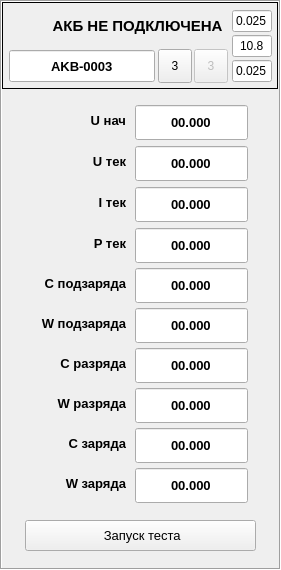
   <widget class="QFrame" name="frm_ch3">
    <property name="enabled">
     <bool>true</bool>
    </property>
    <property name="geometry">
     <rect>
      <x>590</x>
      <y>60</y>
      <width>281</width>
      <height>570</height>
     </rect>
    </property>
    <property name="frameShape">
     <enum>QFrame::Shape::Box</enum>
    </property>
    <property name="frameShadow">
     <enum>QFrame::Shadow::Sunken</enum>
    </property>
    <widget class="QLabel" name="lbl_status_ch3">
     <property name="geometry">
      <rect>
       <x>47</x>
       <y>10</y>
       <width>181</width>
       <height>31</height>
      </rect>
     </property>
     <property name="font">
      <font>
       <family>Segoe UI</family>
       <pointsize>11</pointsize>
       <bold>true</bold>
       <strikeout>false</strikeout>
       <kerning>true</kerning>
      </font>
     </property>
     <property name="statusTip">
      <string>Статус канала 3</string>
     </property>
     <property name="autoFillBackground">
      <bool>false</bool>
     </property>
     <property name="styleSheet">
      <string notr="true"/>
     </property>
     <property name="frameShape">
      <enum>QFrame::Shape::NoFrame</enum>
     </property>
     <property name="frameShadow">
      <enum>QFrame::Shadow::Plain</enum>
     </property>
     <property name="text">
      <string>АКБ НЕ ПОДКЛЮЧЕНА</string>
     </property>
     <property name="alignment">
      <set>Qt::AlignmentFlag::AlignCenter</set>
     </property>
     <property name="buddy">
      <cstring></cstring>
     </property>
    </widget>
    <widget class="QPushButton" name="btn_start_test_ch3">
     <property name="geometry">
      <rect>
       <x>25</x>
       <y>520</y>
       <width>231</width>
       <height>31</height>
      </rect>
     </property>
     <property name="font">
      <font>
       <pointsize>10</pointsize>
      </font>
     </property>
     <property name="statusTip">
      <string>Запуск теста АКБ в канале 3</string>
     </property>
     <property name="text">
      <string> Запуск теста</string>
     </property>
     <property name="icon">
      <iconset resource="res.qrc">
       <normaloff>:/ICO/Zap24.png</normaloff>:/ICO/Zap24.png</iconset>
     </property>
     <property name="channel" stdset="0">
      <number>3</number>
     </property>
    </widget>
    <widget class="QToolButton" name="btn_write_settings_ch3">
     <property name="enabled">
      <bool>false</bool>
     </property>
     <property name="geometry">
      <rect>
       <x>194</x>
       <y>49</y>
       <width>34</width>
       <height>34</height>
      </rect>
     </property>
     <property name="toolTip">
      <string/>
     </property>
     <property name="statusTip">
      <string>Записать настройки канала 3</string>
     </property>
     <property name="text">
      <string>3</string>
     </property>
     <property name="icon">
      <iconset resource="res.qrc">
       <normaloff>:/ICO/Sign_out16.png</normaloff>:/ICO/Sign_out16.png</iconset>
     </property>
    </widget>
    <widget class="QLabel" name="lbl_ico_ch3">
     <property name="geometry">
      <rect>
       <x>6</x>
       <y>6</y>
       <width>41</width>
       <height>41</height>
      </rect>
     </property>
     <property name="font">
      <font>
       <family>Segoe UI</family>
       <pointsize>11</pointsize>
       <bold>true</bold>
       <strikeout>false</strikeout>
       <kerning>true</kerning>
      </font>
     </property>
     <property name="autoFillBackground">
      <bool>false</bool>
     </property>
     <property name="styleSheet">
      <string notr="true"/>
     </property>
     <property name="frameShape">
      <enum>QFrame::Shape::NoFrame</enum>
     </property>
     <property name="frameShadow">
      <enum>QFrame::Shadow::Plain</enum>
     </property>
     <property name="text">
      <string/>
     </property>
     <property name="textFormat">
      <enum>Qt::TextFormat::AutoText</enum>
     </property>
     <property name="pixmap">
      <pixmap resource="res.qrc">:/ICO/N3_36.png</pixmap>
     </property>
     <property name="scaledContents">
      <bool>false</bool>
     </property>
     <property name="alignment">
      <set>Qt::AlignmentFlag::AlignCenter</set>
     </property>
     <property name="openExternalLinks">
      <bool>false</bool>
     </property>
     <property name="textInteractionFlags">
      <set>Qt::TextInteractionFlag::NoTextInteraction</set>
     </property>
     <property name="buddy">
      <cstring></cstring>
     </property>
    </widget>
    <widget class="QFrame" name="frm_back_ch3">
     <property name="geometry">
      <rect>
       <x>2</x>
       <y>2</y>
       <width>276</width>
       <height>87</height>
      </rect>
     </property>
     <property name="frameShape">
      <enum>QFrame::Shape::Panel</enum>
     </property>
     <property name="frameShadow">
      <enum>QFrame::Shadow::Plain</enum>
     </property>
     <widget class="QLineEdit" name="edit_number_ch3">
      <property name="geometry">
       <rect>
        <x>7</x>
        <y>48</y>
        <width>146</width>
        <height>32</height>
       </rect>
      </property>
      <property name="font">
       <font>
        <pointsize>10</pointsize>
        <bold>true</bold>
       </font>
      </property>
      <property name="statusTip">
       <string>Инвентарный номер АКБ канала 3</string>
      </property>
      <property name="text">
       <string>AKB-0003</string>
      </property>
      <property name="alignment">
       <set>Qt::AlignmentFlag::AlignCenter</set>
      </property>
     </widget>
     <widget class="QToolButton" name="btn_read_settings_ch3">
      <property name="geometry">
       <rect>
        <x>156</x>
        <y>47</y>
        <width>34</width>
        <height>34</height>
       </rect>
      </property>
      <property name="toolTip">
       <string/>
      </property>
      <property name="statusTip">
       <string>Прочитать настройки канала 3</string>
      </property>
      <property name="autoFillBackground">
       <bool>false</bool>
      </property>
      <property name="text">
       <string>3</string>
      </property>
      <property name="icon">
       <iconset resource="res.qrc">
        <normaloff>:/ICO/Sign_in16.png</normaloff>:/ICO/Sign_in16.png</iconset>
      </property>
     </widget>
     <widget class="QLineEdit" name="edit_u_stop_discharge_ch3">
      <property name="geometry">
       <rect>
        <x>230</x>
        <y>33</y>
        <width>40</width>
        <height>22</height>
       </rect>
      </property>
      <property name="statusTip">
       <string>Установить значение минимального напряжения разрядки в канале 1</string>
      </property>
      <property name="inputMask">
       <string>00.0</string>
      </property>
      <property name="text">
       <string>10.8</string>
      </property>
      <property name="alignment">
       <set>Qt::AlignmentFlag::AlignCenter</set>
      </property>
     </widget>
     <widget class="QLineEdit" name="edit_i_stop_charge_ch3">
      <property name="geometry">
       <rect>
        <x>230</x>
        <y>58</y>
        <width>40</width>
        <height>22</height>
       </rect>
      </property>
      <property name="statusTip">
       <string>Установить значение стопового тока разрядки в канале 1</string>
      </property>
      <property name="inputMask">
       <string>0.000</string>
      </property>
      <property name="text">
       <string>0.025</string>
      </property>
      <property name="alignment">
       <set>Qt::AlignmentFlag::AlignCenter</set>
      </property>
     </widget>
     <widget class="QLineEdit" name="edit_i_start_discharge_ch3">
      <property name="geometry">
       <rect>
        <x>230</x>
        <y>8</y>
        <width>40</width>
        <height>22</height>
       </rect>
      </property>
      <property name="statusTip">
       <string>Установить значение стартового тока разрядки в канале 1</string>
      </property>
      <property name="inputMask">
       <string>0.000</string>
      </property>
      <property name="text">
       <string>0.025</string>
      </property>
      <property name="alignment">
       <set>Qt::AlignmentFlag::AlignCenter</set>
      </property>
     </widget>
    </widget>
    <widget class="QLineEdit" name="w_discharge_ch3">
     <property name="geometry">
      <rect>
       <x>135</x>
       <y>388</y>
       <width>113</width>
       <height>35</height>
      </rect>
     </property>
     <property name="font">
      <font>
       <pointsize>10</pointsize>
       <bold>true</bold>
      </font>
     </property>
     <property name="statusTip">
      <string>Набранная мощность разряда, Wh</string>
     </property>
     <property name="text">
      <string>00.000</string>
     </property>
     <property name="alignment">
      <set>Qt::AlignmentFlag::AlignCenter</set>
     </property>
     <property name="readOnly">
      <bool>true</bool>
     </property>
     <property name="channel" stdset="0">
      <string>ch1</string>
     </property>
    </widget>
    <widget class="QLabel" name="lbl_14">
     <property name="geometry">
      <rect>
       <x>15</x>
       <y>435</y>
       <width>111</width>
       <height>16</height>
      </rect>
     </property>
     <property name="font">
      <font>
       <pointsize>10</pointsize>
       <bold>true</bold>
      </font>
     </property>
     <property name="styleSheet">
      <string notr="true"/>
     </property>
     <property name="text">
      <string>C заряда</string>
     </property>
     <property name="alignment">
      <set>Qt::AlignmentFlag::AlignRight|Qt::AlignmentFlag::AlignTrailing|Qt::AlignmentFlag::AlignVCenter</set>
     </property>
    </widget>
    <widget class="QLabel" name="lbl_15">
     <property name="geometry">
      <rect>
       <x>15</x>
       <y>235</y>
       <width>111</width>
       <height>16</height>
      </rect>
     </property>
     <property name="font">
      <font>
       <pointsize>10</pointsize>
       <bold>true</bold>
      </font>
     </property>
     <property name="text">
      <string>P тек</string>
     </property>
     <property name="alignment">
      <set>Qt::AlignmentFlag::AlignRight|Qt::AlignmentFlag::AlignTrailing|Qt::AlignmentFlag::AlignVCenter</set>
     </property>
    </widget>
    <widget class="QLineEdit" name="c_charge_ch3">
     <property name="geometry">
      <rect>
       <x>135</x>
       <y>428</y>
       <width>113</width>
       <height>35</height>
      </rect>
     </property>
     <property name="font">
      <font>
       <pointsize>10</pointsize>
       <bold>true</bold>
      </font>
     </property>
     <property name="statusTip">
      <string>Набранная ёмкость заряда, Ah</string>
     </property>
     <property name="text">
      <string>00.000</string>
     </property>
     <property name="alignment">
      <set>Qt::AlignmentFlag::AlignCenter</set>
     </property>
     <property name="readOnly">
      <bool>true</bool>
     </property>
     <property name="channel" stdset="0">
      <string>ch1</string>
     </property>
    </widget>
    <widget class="QLabel" name="lbl_16">
     <property name="geometry">
      <rect>
       <x>15</x>
       <y>395</y>
       <width>111</width>
       <height>16</height>
      </rect>
     </property>
     <property name="font">
      <font>
       <pointsize>10</pointsize>
       <bold>true</bold>
      </font>
     </property>
     <property name="text">
      <string>W разряда</string>
     </property>
     <property name="alignment">
      <set>Qt::AlignmentFlag::AlignRight|Qt::AlignmentFlag::AlignTrailing|Qt::AlignmentFlag::AlignVCenter</set>
     </property>
    </widget>
    <widget class="QLineEdit" name="c_recharge_ch3">
     <property name="geometry">
      <rect>
       <x>135</x>
       <y>268</y>
       <width>113</width>
       <height>35</height>
      </rect>
     </property>
     <property name="font">
      <font>
       <pointsize>10</pointsize>
       <bold>true</bold>
      </font>
     </property>
     <property name="statusTip">
      <string>Набранная ёмкость подзаряда, Ah</string>
     </property>
     <property name="text">
      <string>00.000</string>
     </property>
     <property name="alignment">
      <set>Qt::AlignmentFlag::AlignCenter</set>
     </property>
     <property name="readOnly">
      <bool>true</bool>
     </property>
     <property name="channel" stdset="0">
      <string>ch1</string>
     </property>
    </widget>
    <widget class="QLabel" name="lbl_17">
     <property name="geometry">
      <rect>
       <x>15</x>
       <y>315</y>
       <width>111</width>
       <height>16</height>
      </rect>
     </property>
     <property name="font">
      <font>
       <pointsize>10</pointsize>
       <bold>true</bold>
      </font>
     </property>
     <property name="text">
      <string>W подзаряда</string>
     </property>
     <property name="alignment">
      <set>Qt::AlignmentFlag::AlignRight|Qt::AlignmentFlag::AlignTrailing|Qt::AlignmentFlag::AlignVCenter</set>
     </property>
    </widget>
    <widget class="QLabel" name="lbl_18">
     <property name="geometry">
      <rect>
       <x>15</x>
       <y>275</y>
       <width>111</width>
       <height>16</height>
      </rect>
     </property>
     <property name="font">
      <font>
       <pointsize>10</pointsize>
       <bold>true</bold>
      </font>
     </property>
     <property name="text">
      <string>C подзаряда</string>
     </property>
     <property name="alignment">
      <set>Qt::AlignmentFlag::AlignRight|Qt::AlignmentFlag::AlignTrailing|Qt::AlignmentFlag::AlignVCenter</set>
     </property>
    </widget>
    <widget class="QLineEdit" name="i_current_ch3">
     <property name="geometry">
      <rect>
       <x>135</x>
       <y>187</y>
       <width>113</width>
       <height>35</height>
      </rect>
     </property>
     <property name="font">
      <font>
       <pointsize>10</pointsize>
       <bold>true</bold>
      </font>
     </property>
     <property name="statusTip">
      <string>Текущий ток зарядки, A</string>
     </property>
     <property name="text">
      <string>00.000</string>
     </property>
     <property name="alignment">
      <set>Qt::AlignmentFlag::AlignCenter</set>
     </property>
     <property name="readOnly">
      <bool>true</bool>
     </property>
     <property name="channel" stdset="0">
      <string>ch1</string>
     </property>
    </widget>
    <widget class="QLabel" name="lbl_19">
     <property name="geometry">
      <rect>
       <x>15</x>
       <y>153</y>
       <width>111</width>
       <height>16</height>
      </rect>
     </property>
     <property name="font">
      <font>
       <pointsize>10</pointsize>
       <bold>true</bold>
      </font>
     </property>
     <property name="text">
      <string>U тек</string>
     </property>
     <property name="alignment">
      <set>Qt::AlignmentFlag::AlignRight|Qt::AlignmentFlag::AlignTrailing|Qt::AlignmentFlag::AlignVCenter</set>
     </property>
    </widget>
    <widget class="QLineEdit" name="w_charge_ch3">
     <property name="geometry">
      <rect>
       <x>135</x>
       <y>468</y>
       <width>113</width>
       <height>35</height>
      </rect>
     </property>
     <property name="font">
      <font>
       <pointsize>10</pointsize>
       <bold>true</bold>
      </font>
     </property>
     <property name="statusTip">
      <string>Набранная мощность заряда, Wh</string>
     </property>
     <property name="text">
      <string>00.000</string>
     </property>
     <property name="alignment">
      <set>Qt::AlignmentFlag::AlignCenter</set>
     </property>
     <property name="readOnly">
      <bool>true</bool>
     </property>
     <property name="channel" stdset="0">
      <string>ch1</string>
     </property>
    </widget>
    <widget class="QLineEdit" name="u_current_ch3">
     <property name="geometry">
      <rect>
       <x>135</x>
       <y>146</y>
       <width>113</width>
       <height>35</height>
      </rect>
     </property>
     <property name="font">
      <font>
       <pointsize>10</pointsize>
       <bold>true</bold>
      </font>
     </property>
     <property name="statusTip">
      <string>Текущее напряжение, V</string>
     </property>
     <property name="text">
      <string>00.000</string>
     </property>
     <property name="alignment">
      <set>Qt::AlignmentFlag::AlignCenter</set>
     </property>
     <property name="readOnly">
      <bool>true</bool>
     </property>
     <property name="channel" stdset="0">
      <string>ch1</string>
     </property>
    </widget>
    <widget class="QLabel" name="lbl_20">
     <property name="geometry">
      <rect>
       <x>15</x>
       <y>194</y>
       <width>111</width>
       <height>16</height>
      </rect>
     </property>
     <property name="font">
      <font>
       <pointsize>10</pointsize>
       <bold>true</bold>
      </font>
     </property>
     <property name="text">
      <string>I тек</string>
     </property>
     <property name="alignment">
      <set>Qt::AlignmentFlag::AlignRight|Qt::AlignmentFlag::AlignTrailing|Qt::AlignmentFlag::AlignVCenter</set>
     </property>
    </widget>
    <widget class="QLabel" name="lbl_21">
     <property name="geometry">
      <rect>
       <x>15</x>
       <y>112</y>
       <width>111</width>
       <height>16</height>
      </rect>
     </property>
     <property name="font">
      <font>
       <pointsize>10</pointsize>
       <bold>true</bold>
      </font>
     </property>
     <property name="text">
      <string>U нач</string>
     </property>
     <property name="alignment">
      <set>Qt::AlignmentFlag::AlignRight|Qt::AlignmentFlag::AlignTrailing|Qt::AlignmentFlag::AlignVCenter</set>
     </property>
    </widget>
    <widget class="QLineEdit" name="p_current_ch3">
     <property name="geometry">
      <rect>
       <x>135</x>
       <y>228</y>
       <width>113</width>
       <height>35</height>
      </rect>
     </property>
     <property name="font">
      <font>
       <pointsize>10</pointsize>
       <bold>true</bold>
      </font>
     </property>
     <property name="statusTip">
      <string>Текущая мощность зарядки, W</string>
     </property>
     <property name="text">
      <string>00.000</string>
     </property>
     <property name="alignment">
      <set>Qt::AlignmentFlag::AlignCenter</set>
     </property>
     <property name="readOnly">
      <bool>true</bool>
     </property>
     <property name="channel" stdset="0">
      <string>ch1</string>
     </property>
    </widget>
    <widget class="QLabel" name="lbl_22">
     <property name="geometry">
      <rect>
       <x>15</x>
       <y>355</y>
       <width>111</width>
       <height>16</height>
      </rect>
     </property>
     <property name="font">
      <font>
       <pointsize>10</pointsize>
       <bold>true</bold>
      </font>
     </property>
     <property name="text">
      <string>C разряда</string>
     </property>
     <property name="alignment">
      <set>Qt::AlignmentFlag::AlignRight|Qt::AlignmentFlag::AlignTrailing|Qt::AlignmentFlag::AlignVCenter</set>
     </property>
    </widget>
    <widget class="QLineEdit" name="c_discharge_ch3">
     <property name="geometry">
      <rect>
       <x>135</x>
       <y>348</y>
       <width>113</width>
       <height>35</height>
      </rect>
     </property>
     <property name="font">
      <font>
       <pointsize>10</pointsize>
       <bold>true</bold>
      </font>
     </property>
     <property name="statusTip">
      <string>Набранная ёмкость разряда, Ah</string>
     </property>
     <property name="text">
      <string>00.000</string>
     </property>
     <property name="alignment">
      <set>Qt::AlignmentFlag::AlignCenter</set>
     </property>
     <property name="readOnly">
      <bool>true</bool>
     </property>
     <property name="channel" stdset="0">
      <string>ch1</string>
     </property>
    </widget>
    <widget class="QLabel" name="lbl_23">
     <property name="geometry">
      <rect>
       <x>15</x>
       <y>475</y>
       <width>111</width>
       <height>16</height>
      </rect>
     </property>
     <property name="font">
      <font>
       <pointsize>10</pointsize>
       <bold>true</bold>
      </font>
     </property>
     <property name="text">
      <string>W заряда</string>
     </property>
     <property name="alignment">
      <set>Qt::AlignmentFlag::AlignRight|Qt::AlignmentFlag::AlignTrailing|Qt::AlignmentFlag::AlignVCenter</set>
     </property>
    </widget>
    <widget class="QLineEdit" name="u_start_ch3">
     <property name="geometry">
      <rect>
       <x>135</x>
       <y>105</y>
       <width>113</width>
       <height>35</height>
      </rect>
     </property>
     <property name="font">
      <font>
       <pointsize>10</pointsize>
       <bold>true</bold>
      </font>
     </property>
     <property name="statusTip">
      <string>Стартовое напряжение, V</string>
     </property>
     <property name="text">
      <string>00.000</string>
     </property>
     <property name="alignment">
      <set>Qt::AlignmentFlag::AlignCenter</set>
     </property>
     <property name="readOnly">
      <bool>true</bool>
     </property>
     <property name="channel" stdset="0">
      <string>ch1</string>
     </property>
    </widget>
    <widget class="QLineEdit" name="w_recharge_ch3">
     <property name="geometry">
      <rect>
       <x>135</x>
       <y>308</y>
       <width>113</width>
       <height>35</height>
      </rect>
     </property>
     <property name="font">
      <font>
       <pointsize>10</pointsize>
       <bold>true</bold>
      </font>
     </property>
     <property name="statusTip">
      <string>Набранная мощность подзаряда, Wh</string>
     </property>
     <property name="text">
      <string>00.000</string>
     </property>
     <property name="alignment">
      <set>Qt::AlignmentFlag::AlignCenter</set>
     </property>
     <property name="readOnly">
      <bool>true</bool>
     </property>
     <property name="channel" stdset="0">
      <string>ch1</string>
     </property>
    </widget>
    <zorder>frm_back_ch3</zorder>
    <zorder>lbl_status_ch3</zorder>
    <zorder>btn_start_test_ch3</zorder>
    <zorder>btn_write_settings_ch3</zorder>
    <zorder>lbl_ico_ch3</zorder>
    <zorder>w_discharge_ch3</zorder>
    <zorder>lbl_14</zorder>
    <zorder>lbl_15</zorder>
    <zorder>c_charge_ch3</zorder>
    <zorder>lbl_16</zorder>
    <zorder>c_recharge_ch3</zorder>
    <zorder>lbl_17</zorder>
    <zorder>lbl_18</zorder>
    <zorder>i_current_ch3</zorder>
    <zorder>lbl_19</zorder>
    <zorder>w_charge_ch3</zorder>
    <zorder>u_current_ch3</zorder>
    <zorder>lbl_20</zorder>
    <zorder>lbl_21</zorder>
    <zorder>p_current_ch3</zorder>
    <zorder>lbl_22</zorder>
    <zorder>c_discharge_ch3</zorder>
    <zorder>lbl_23</zorder>
    <zorder>u_start_ch3</zorder>
    <zorder>w_recharge_ch3</zorder>
   </widget>
